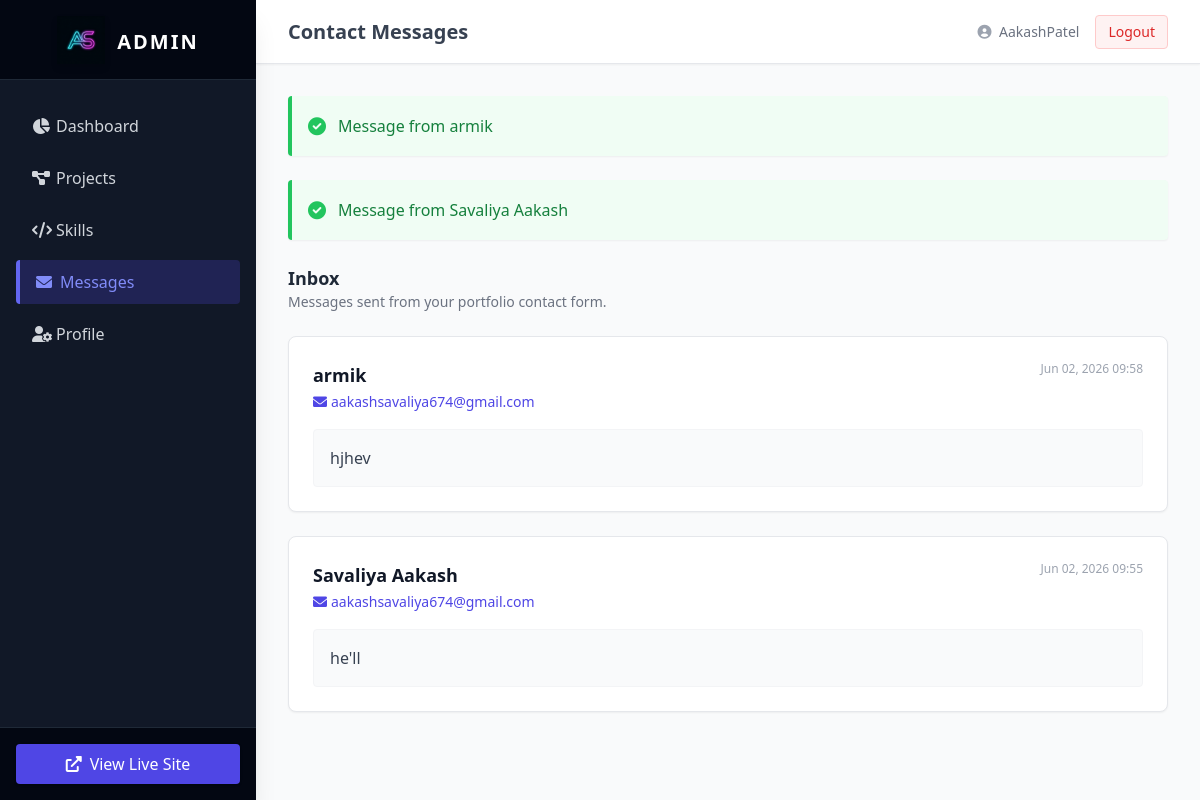
The page /dashboard/messages/ (signed in) on the database its author committed.
### myapp/models.py (models this page shows)
class ContactMessage(models.Model):
    name = models.CharField(max_length=100)
    email = models.EmailField()
    message = models.TextField()
    created_at = models.DateTimeField(auto_now_add=True)
    def __str__(self):
        return f"Message from {self.name}"

### myapp/views.py (the view)
# urls.py: path('dashboard/messages/', views.message_list, name='dashboard_messages'),
@login_required(login_url='/admin/login/')
@user_passes_test(is_admin)
def message_list(request):
    msgs = ContactMessage.objects.all().order_by('-created_at')
    return render(request, 'dashboard/message_list.html', {'messages': msgs})

### myapp/views.py (called while the page is built)
def is_admin(user):
    return user.is_superuser

### templates/dashboard/message_list.html (shortened to what this page needs)
{% extends 'dashboard/base.html' %}
{% block header %}Contact Messages{% endblock %}
{% block content %}
<div class="mb-6">
    <h3 class="text-lg font-semibold text-gray-800">Inbox</h3>
    <p class="text-sm text-gray-500">Messages sent from your portfolio contact form.</p>
</div>
<div class="grid grid-cols-1 gap-6">
    {% for msg in messages %}
    <div class="bg-white rounded-lg shadow-sm border border-gray-200 p-6 relative group">
        <div class="flex justify-between items-start mb-4">
            <div>
                <h4 class="text-lg font-bold text-gray-900">{{ msg.name }}</h4>
                <a href="mailto:{{ msg.email }}" class="text-indigo-600 hover:underline text-sm"><i class="fas fa-envelope mr-1"></i>{{ msg.email }}</a>
            </div>
            <div class="text-right">
                <span class="text-xs text-gray-400 block mb-2">{{ msg.created_at|date:"M d, Y H:i" }}</span>
            </div>
        </div>
        <div class="bg-gray-50 p-4 rounded text-gray-700 whitespace-pre-wrap border border-gray-100">{{ msg.message }}</div>
    </div>
    {% empty %}
    <div class="bg-white rounded-lg shadow-sm border border-gray-200 p-12 text-center">
        <i class="fas fa-inbox text-5xl text-gray-300 mb-4"></i>
        <h4 class="text-lg font-medium text-gray-500">Your inbox is empty</h4>
    </div>
    {% endfor %}
</div>
{% endblock %}

### templates/dashboard/base.html (shortened to what this page needs)
{% load static %}
<!DOCTYPE html>
<html lang="en">
<head>
    <script src="https://cdn.tailwindcss.com"></script>
    <link href="https://cdnjs.cloudflare.com/ajax/libs/font-awesome/6.0.0/css/all.min.css" rel="stylesheet">
</head>
<body class="bg-gray-100 flex h-screen text-gray-800 font-sans">
    <aside class="w-64 bg-gray-900 text-gray-300 flex flex-col shadow-xl z-10 transition-all">
        <div class="h-20 flex items-center justify-center border-b border-gray-800 bg-gray-950 px-4">
            <a href="{% url 'dashboard_index' %}" class="flex items-center justify-center w-full group">
                <img src="{% static 'images/favicon.png' %}" alt="Logo" class="w-12 h-12 object-contain mr-3 transition-transform duration-300 group-hover:scale-110 drop-shadow-md">
                <span class="text-xl font-bold tracking-widest text-white uppercase mt-1">Admin</span>
            </a>
        </div>
        <nav class="flex-1 px-4 py-6 space-y-2">
            <a href="{% url 'dashboard_index' %}" class="flex items-center px-4 py-2.5 rounded transition duration-200 hover:bg-gray-800 hover:text-white "><i class="fas fa-chart-pie w-6"></i> Dashboard</a>
            <a href="{% url 'dashboard_projects' %}" class="flex items-center px-4 py-2.5 rounded transition duration-200 hover:bg-gray-800 hover:text-white "><i class="fas fa-project-diagram w-6"></i> Projects</a>
            <a href="{% url 'dashboard_skills' %}" class="flex items-center px-4 py-2.5 rounded transition duration-200 hover:bg-gray-800 hover:text-white "><i class="fas fa-code w-6"></i> Skills</a>
            <a href="{% url 'dashboard_messages' %}" class="flex items-center px-4 py-2.5 rounded transition duration-200 hover:bg-gray-800 hover:text-white {% if 'message' in request.resolver_match.url_name %}bg-indigo-900/50 text-indigo-400 border-l-4 border-indigo-500{% endif %}"><i class="fas fa-envelope w-6"></i> Messages</a>
            <a href="{% url 'profile_update' %}" class="flex items-center px-4 py-2.5 rounded transition duration-200 hover:bg-gray-800 hover:text-white "><i class="fas fa-user-cog w-6"></i> Profile</a>
        </nav>
        <div class="p-4 border-t border-gray-800 bg-gray-950">
            <a href="{% url 'home' %}" target="_blank" class="flex items-center justify-center w-full px-4 py-2 bg-indigo-600 text-white rounded hover:bg-indigo-700 transition shadow"><i class="fas fa-external-link-alt mr-2"></i> View Live Site</a>
        </div>
    </aside>
    <div class="flex-1 flex flex-col overflow-hidden relative">
        <header class="h-16 bg-white shadow-sm border-b border-gray-200 flex items-center justify-between px-8 z-0">
            <h2 class="text-xl font-semibold text-gray-700">{% block header %}Dashboard{% endblock %}</h2>
            <div class="flex items-center space-x-4">
                <span class="text-sm text-gray-500"><i class="fas fa-user-circle text-gray-400 mr-1"></i> {{ user.username }}</span>
                <a href="/admin/logout/" class="text-sm bg-red-50 text-red-600 px-3 py-1.5 rounded border border-red-200 hover:bg-red-100 transition">Logout</a>
            </div>
        </header>
        <main class="flex-1 overflow-x-hidden overflow-y-auto bg-gray-50 p-8">
            {% if messages %}
                {% for message in messages %}
                <div class="mb-6 bg-green-50 border-l-4 border-green-500 text-green-700 p-4 rounded shadow-sm flex items-center" role="alert">
                    <i class="fas fa-check-circle mr-3 text-green-500 text-lg"></i>
                    <p>{{ message }}</p>
                </div>
                {% endfor %}
            {% endif %}
            {% block content %}{% endblock %}
        </main>
    </div>
</body>
</html>

### rows shown on the page
ContactMessage: name "Message from armik", name "armik", email "aakashsavaliya674@gmail.com", created_at "Jun 02, 2026 09:58", message "hjhev"
ContactMessage: name "Message from Savaliya Aakash", name "Savaliya Aakash", email "aakashsavaliya674@gmail.com", created_at "Jun 02, 2026 09:55", message "he'll"

### other values the page prints
{{ user.username }} "AakashPatel"
